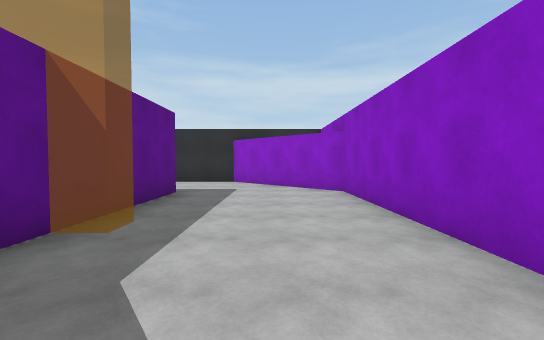
[1] (above)

21 first-person views from a walk through a Unity game level. The camera is 1.4 m above the floor, tilts 2° down and sees 90° across. The floor is counted in squares, 2 m on a side. Each view is taken from the middle of a square. On the plan, view 1 faces up. The plan holds only what a view shows up to about 9 squares ahead; the rest is blank. The place goes on beyond the plan. The player is left out. Some animated figures are left out. Some surface patterns are stand-ins.

[2]
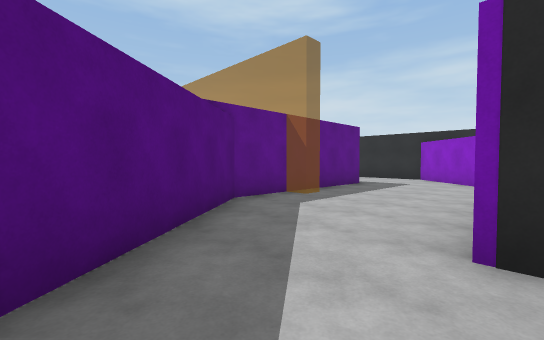

[3]
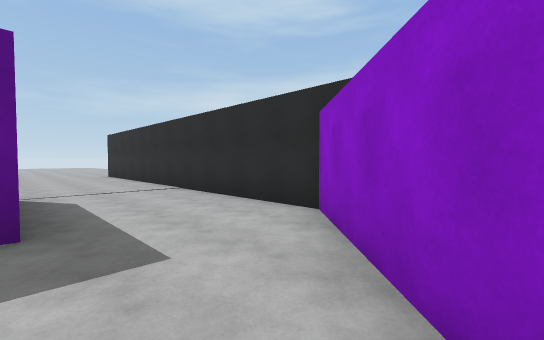

[4]
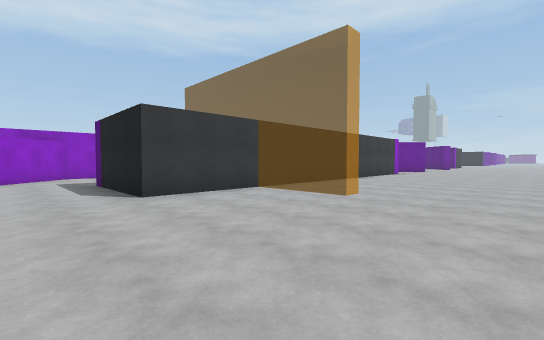

[5]
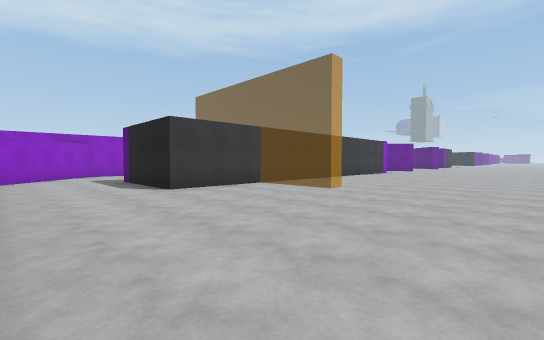

[6]
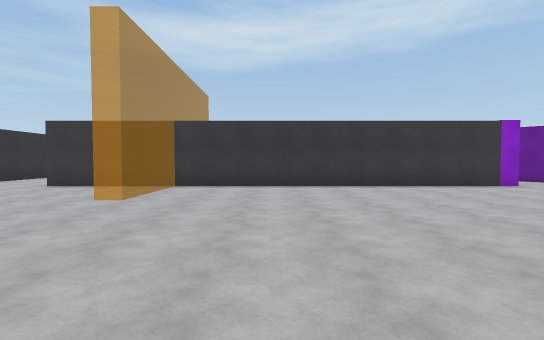

[7]
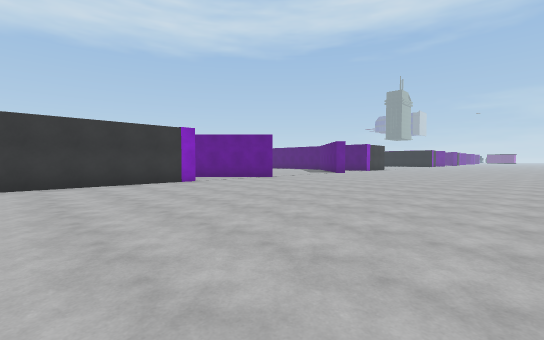

[8]
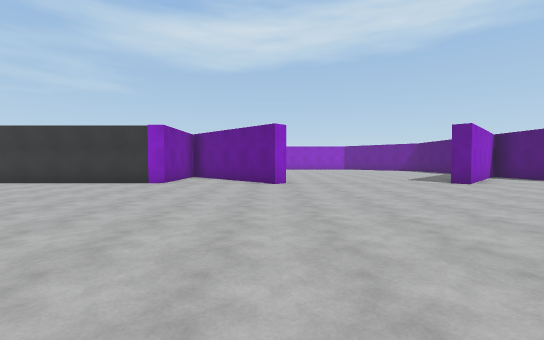

[9]
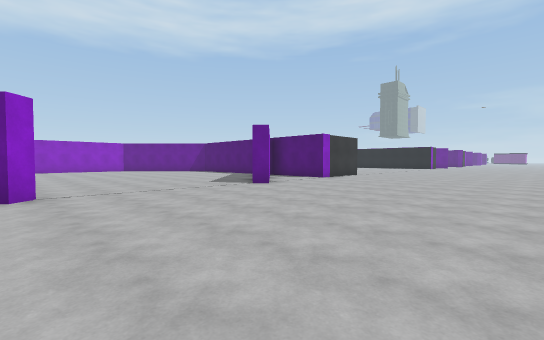

[10]
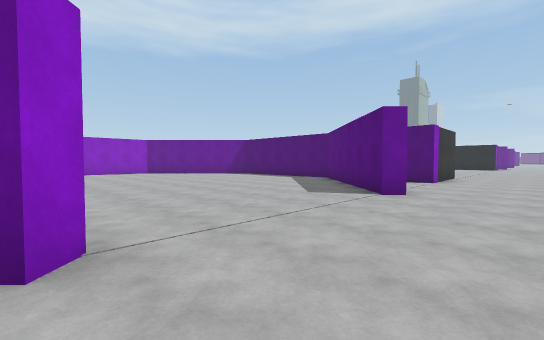

[11]
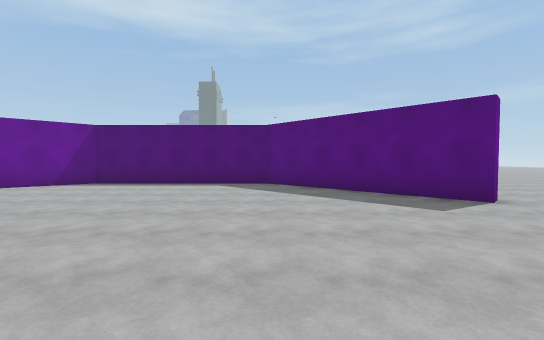

[12]
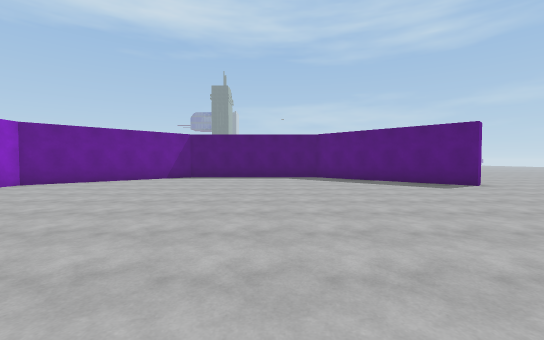

[13]
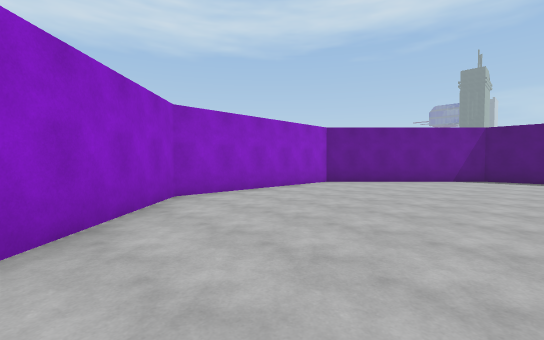

[14]
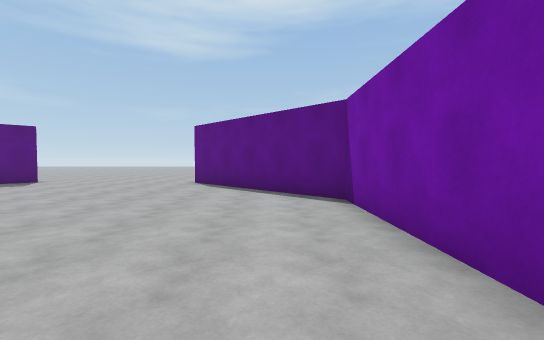

[15]
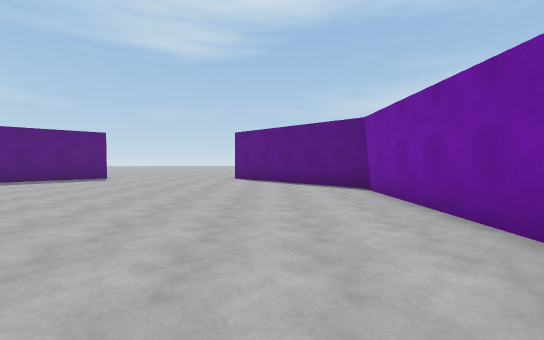

[16]
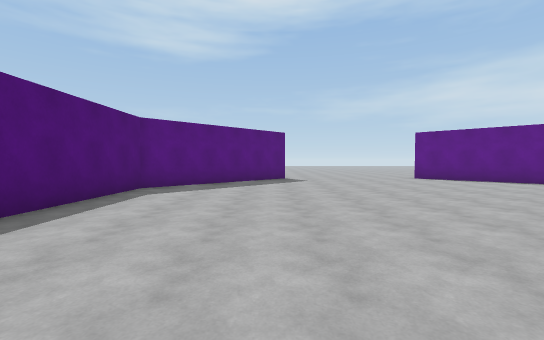

[17]
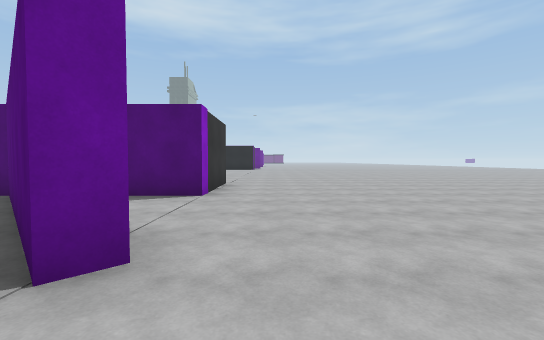

[18]
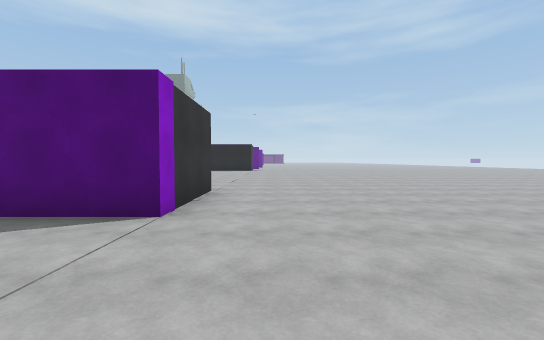

[19]
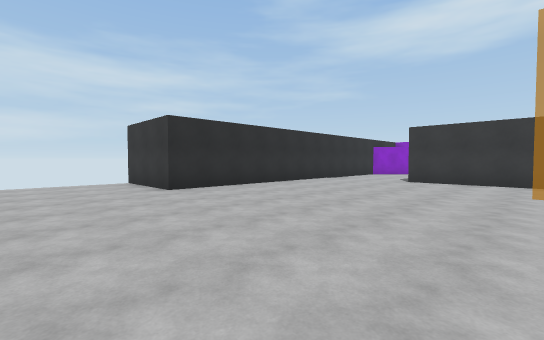

[20]
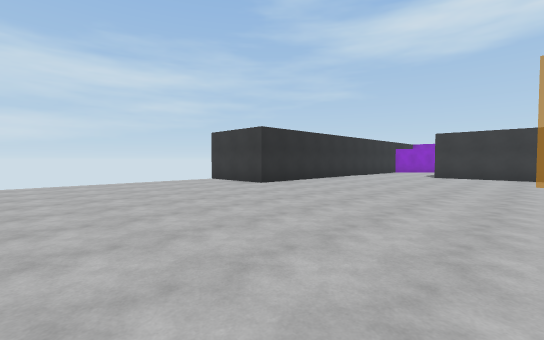

[21]
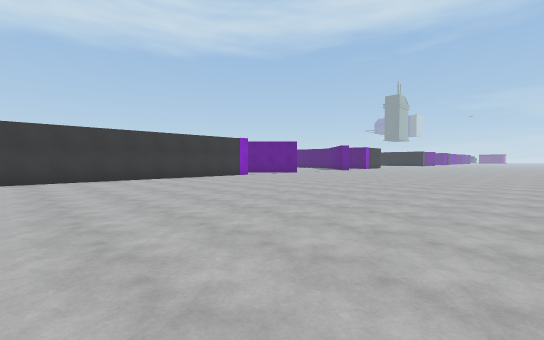

### Floor plan
Points are (right, up) in squares from view 1. A wall is a line through its corners. A room is listed if a view was taken in it or the views show most of it. See-through windows are left out.
Room 1 (views 1, 2, 3, 4, 5, 6, 7, 8, 9, 10, 11, 12, 13, 14, 15, 16, 17, 18, 19, 20, 21)
walls: (-5, -6.7) (-5.6, -6.7) (-5.6, 6.1) (-2.2, 6.1) (-2.2, 1.2) (0.3, -2.1); (-5, -16.9) (-6, -15.8) (-5.7, -15.5) (-1.9, -19.3) (3.4, -19.3) (7.1, -15.6) (7.1, -10.4) (4.6, -7.9); (2.8, -6.7) (-1.9, -6.7) (-5.6, -10.4) (-6, -10.1) (-4, -8.2); (2.1, 0.3) (1.6, 0.3); (1.7, 1.6) (1.7, 6.3) (-1.3, 9.3) (-12.2, 9.3) (-12.2, 12.1); (-5.6, -22.2) (-5.6, -19.3) (-3.6, -19.3)

Where each view was taken, in squares from view 1:
view 1: 0 up, 0 right, facing up
view 2: 2 down, 2 right, facing up-left
view 3: 6 up, 1 right, facing up-left
view 4: 8 up, 11 left, facing down-right
view 5: 9 up, 12 left, facing down-right
view 6: 0 up, 13 left, facing right
view 7: 2 down, 14 left, facing down-right
view 8: 10 down, 14 left, facing right
view 9: 10 down, 12 left, facing down-right
view 10: 10 down, 8 left, facing down-right
view 11: 11 down, 2 left, facing down
view 12: 8 down, 0 right, facing down
view 13: 8 down, 2 right, facing down-right
view 14: 8 down, 3 right, facing left
view 15: 9 down, 5 right, facing left
view 16: 16 down, 5 right, facing left
view 17: 14 down, 7 left, facing down
view 18: 16 down, 7 left, facing down
view 19: 3 up, 15 left, facing up-right
view 20: 3 up, 18 left, facing up-right
view 21: 2 up, 16 left, facing down-right
